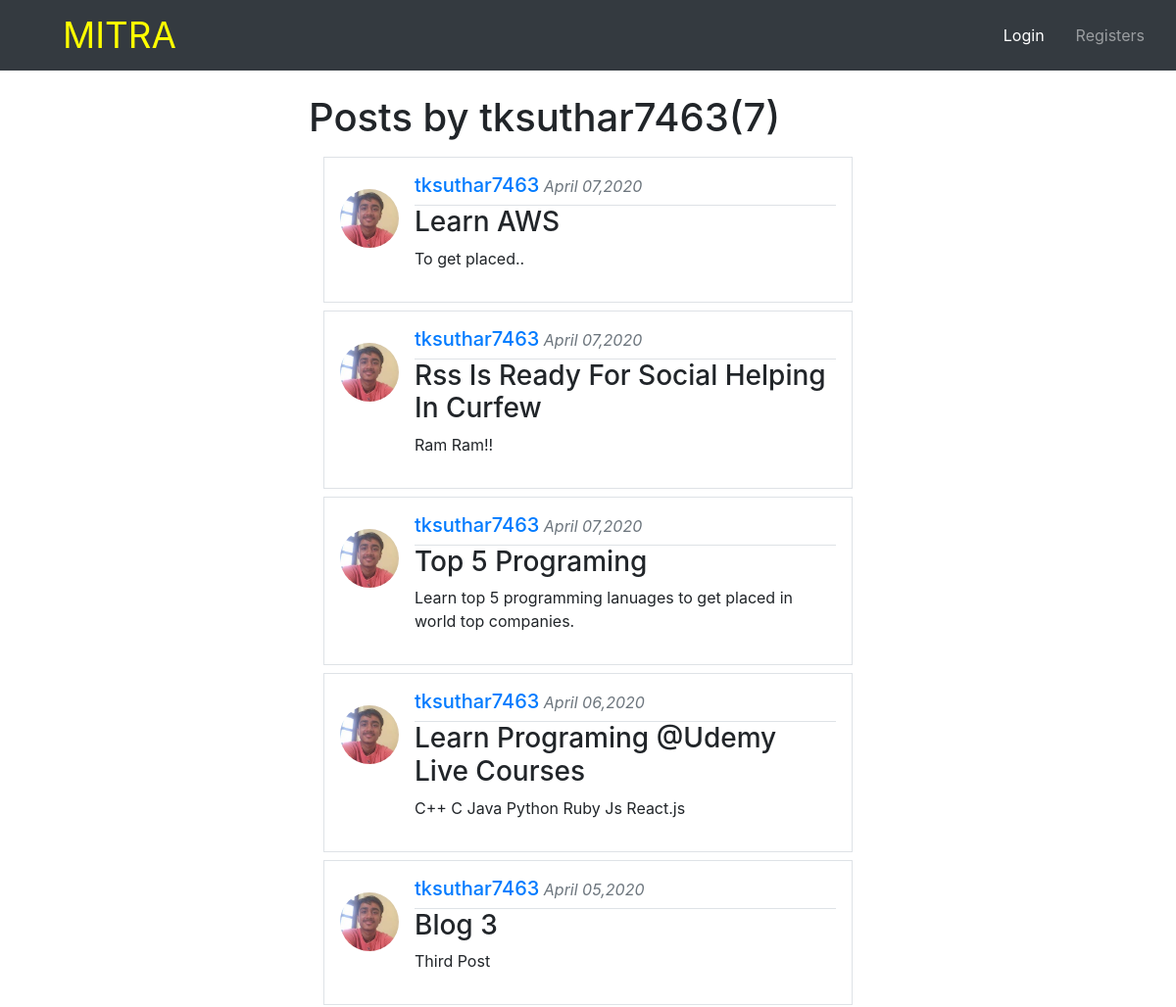
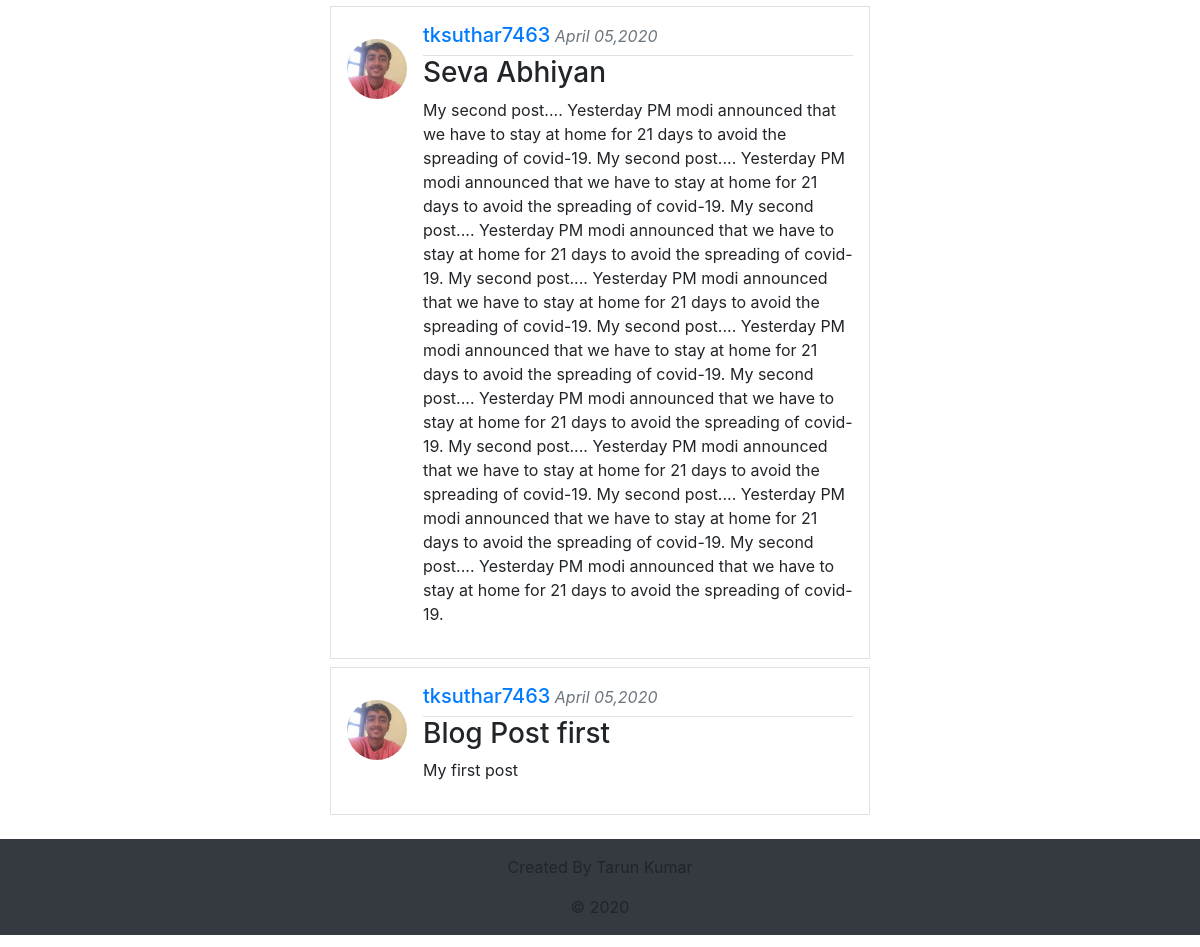
The page /blog/user/tksuthar7463/ on the database its author committed (2 pictures, top to bottom).
### blog/models.py (models this page shows, shortened)
class post(models.Model):
    title=models.CharField(max_length=100)
    author=models.ForeignKey(User,on_delete=models.CASCADE)
    content=models.TextField()
    posted_date=models.DateTimeField(default=timezone.now)

### users/models.py (models this page shows, shortened)
class Profile(models.Model):
    user=models.OneToOneField(User,on_delete=models.CASCADE)
    image=models.ImageField(default='default.jpg',upload_to='profile_pics')

### blog/views.py (the view)
# urls.py: path('user/<str:username>/', UserPostListView.as_view(),name='user-posts'),
class UserPostListView(ListView):
	model=post
	template_name='blog/user_posts.html'
	context_object_name='Posts'
	paginate_by=10
	def get_queryset(self):
		user=get_object_or_404(User,username=self.kwargs.get('username'))
		return post.objects.filter(author=user).order_by('-posted_date')

### blog/templates/blog/user_posts.html (shortened to what this page needs)
{% extends "blog/base.html" %}
{% block content%}
    <h1 class="mb-3">Posts by {{ view.kwargs.username }}({{page_obj.paginator.count}})</h1>
    {% for post in Posts %}
    <div class="container mb-2">
      <div class="media border p-3">
        <img src="{{post.author.profile.image.url}}"  class="mr-3 mt-3 rounded-circle" style="width:60px;">
        <div class="media-body">
          <h5><a class="text-primary" href="{% url 'user-posts' post.author.username %}">{{ post.author }}</a><small><i class="text-secondary"> {{ post.posted_date|date:"F d,Y" }}</i></small></h5>
          <div class="border-top">
            <h3><a  class="text-body" href="{% url 'post-detail' post.id %}" style="text-decoration:none;">{{post.title}}</a></h3>
            <p>{{post.content}}</p>
          </div>
        </div>
      </div>
    </div>
  {% endfor %}
{% endblock content %}

### blog/templates/blog/base.html (shortened to what this page needs)
<!DOCTYPE html>
<html lang="en" dir="ltr">
  <head>
    <link rel="stylesheet" href="https://stackpath.bootstrapcdn.com/bootstrap/4.3.1/css/bootstrap.min.css"
>
  </head>
    <header class="header">
    <nav class="navbar navbar-expand-md bg-dark navbar-dark fixed-top">
      <a class="navbar-brand ml-5" href="#" style="color:yellow; font-size:2.3rem;line-height:2rem">MITRA</a>
      <div class="collapse navbar-collapse justify-content-end" id="collapsibleNavbar">
        <ul class="navbar-nav">
            {% if user.is_authenticated %}
              <li id="link" class="nav-item p-2 active"><a class="nav-link" href="{% url 'post-create' %}">New Post</a></li>
              <li id="link" class="nav-item p-2 active"><a class="nav-link" href="{% url 'profile' %}">Profile</a></li>
              <li id="link"  class="nav-item p-2 active"><a class="nav-link" href="{% url 'logout' %}">Logout</a></li>
            {% else  %}
              <li id="link" class="nav-item p-2 active"><a class="nav-link" href="{% url 'login' %}">Login</a></li>
              <li id="link" class="nav-item p-2"><a class="nav-link" href="{% url 'register' %}">Registers</a></li>
            {% endif %}
        </ul>
      </div>
    </nav>
  </header>
    <br>
    <div class="container pt-5 my-4 justify-content-center" style="width:50%;">
          {% block content %}{% endblock %}
    </div>
    <div class="footer bg-dark " style="margin-bottom:-4px;">
      <p class="text-center pt-3">Created By Tarun Kumar</p>
      <p class="text-center pb-3">&copy 2020</p>
    </div>
  </body>
</html>

### rows shown on the page
post: author.profile.image (picture), author "tksuthar7463", posted_date "April 07,2020", title "Learn AWS", content "To get placed.."
post: author.profile.image (picture), author "tksuthar7463", posted_date "April 07,2020", title "Rss Is Ready For Social Helping In Curfew", content "Ram Ram!!"
post: author.profile.image (picture), author "tksuthar7463", posted_date "April 07,2020", title "Top 5 Programing", content "Learn top 5 programming lanuages to get placed in world top companies."
post: author.profile.image (picture), author "tksuthar7463", posted_date "April 06,2020", title "Learn Programing @Udemy Live Courses", content "C++ C Java Python Ruby Js React.js"
post: author.profile.image (picture), author "tksuthar7463", posted_date "April 05,2020", title "Blog 3", content "Third Post"
post: author.profile.image (picture), author "tksuthar7463", posted_date "April 05,2020", title "Seva Abhiyan", content "My second post.... Yesterday PM modi announced that we have to stay at home for 21 days to avoid the spreading of covid-19. My second post.... Yesterday PM modi announced that we have to stay at home for 21 days to avoid the spreading of covid-19. My second post.... Yesterday PM modi announced that we have to stay at home for 21 days to avoid the spreading of covid-19. My second post.... Yesterday PM modi announced that we have to stay at home for 21 days to avoid the spreading of covid-19. My second post.... Yesterday PM modi announced that we have to stay at home for 21 days to avoid the spreading of covid-19. My second post.... Yesterday PM modi announced that we have to stay at home for…"
post: author.profile.image (picture), author "tksuthar7463", posted_date "April 05,2020", title "Blog Post first", content "My first post"

### other values the page prints
{{ view.kwargs.username }} "tksuthar7463"
{{ page_obj.paginator.count }} "7"
